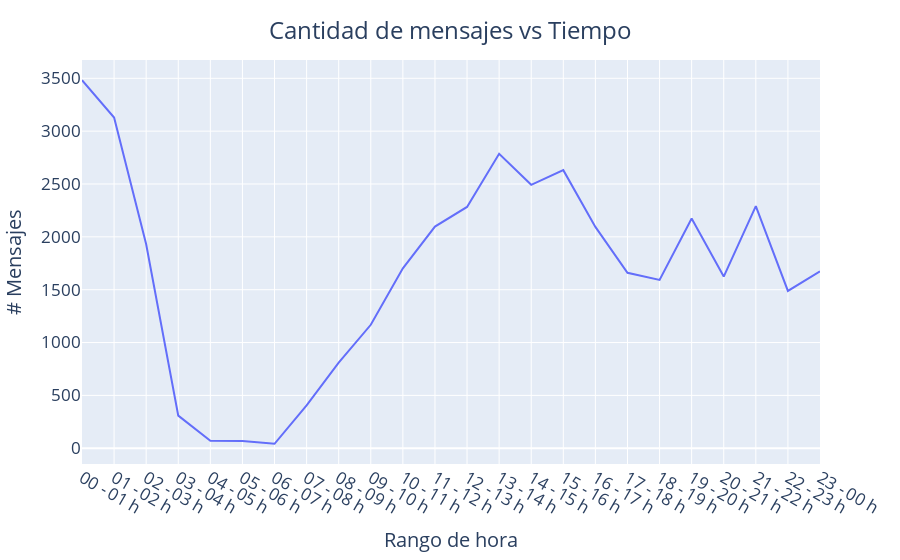

Notebook cell for this chart:
### Markdown cell above
#### Número de mensajes por rango de hora

### Code cell
# Crear una columna de 1 para realizar el conteo de mensajes
df['# Mensajes por hora'] = 1

# Sumar (contar) los mensajes que tengan la misma fecha
#date_df = df.groupby('rangoHora').sum()
#date_df.reset_index(inplace=True)

date_df = df.groupby('rangoHora')['# Mensajes por hora'].count().reset_index()


# Plotear la cantidad de mensajes respecto del tiempo
fig = px.line(date_df, x='rangoHora', y='# Mensajes por hora')

# Ajustar el gráfico
fig.update_layout(
    title={'text': 'Cantidad de mensajes vs Tiempo',
             'y':0.96,
             'x':0.5,
             'xanchor': 'center'},
    font=dict(size=17))
fig.update_xaxes(title_text='Rango de hora', tickangle=30)
fig.update_yaxes(title_text='# Mensajes')
fig.show()

### Figure 1 — Plotly figure (JSON) as saved in the notebook; plotly's stock layout.template omitted (floating-point values rounded to 4 significant figures)
{"data": [{"hovertemplate": "rangoHora=%{x}<br># Mensajes por hora=%{y}<extra></extra>", "legendgroup": "", "line": {"color": "#636efa", "dash": "solid"}, "marker": {"symbol": "circle"}, "mode": "lines", "name": "", "orientation": "v", "showlegend": false, "type": "scatter", "x": ["00 - 01 h", "01 - 02 h", "02 - 03 h", "03 - 04 h", "04 - 05 h", "05 - 06 h", "06 - 07 h", "07 - 08 h", "08 - 09 h", "09 - 10 h", "10 - 11 h", "11 - 12 h", "12 - 13 h", "13 - 14 h", "14 - 15 h", "15 - 16 h", "16 - 17 h", "17 - 18 h", "18 - 19 h", "19 - 20 h", "20 - 21 h", "21 - 22 h", "22 - 23 h", "23 - 00 h"], "xaxis": "x", "y": [3482, 3129, 1930, 309, 70, 68, 42, 405, 810, 1168, 1702, 2097, 2283, 2786, 2492, 2631, 2094, 1660, 1592, 2173, 1624, 2290, 1488, 1673], "yaxis": "y"}], "layout": {"font": {"size": 17}, "legend": {"tracegroupgap": 0}, "margin": {"t": 60}, "title": {"text": "Cantidad de mensajes vs Tiempo", "x": 0.5, "xanchor": "center", "y": 0.96}, "xaxis": {"anchor": "y", "domain": [0, 1], "tickangle": 30, "title": {"text": "Rango de hora"}}, "yaxis": {"anchor": "x", "domain": [0, 1], "title": {"text": "# Mensajes"}}}}
